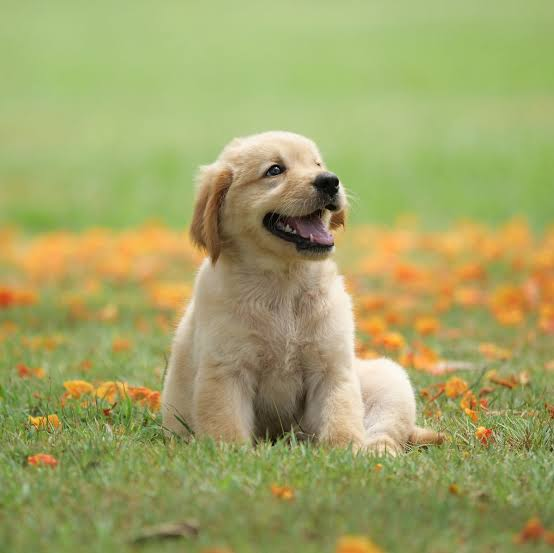
#> input picture dog.jpg, 554 x 553 px
$ jupyter execute 'OpenCV Basics.ipynb'   (shell and % lines are left out)
#> lines starting #> are read from the running program, lines starting #| are printed output that depends on the picture
[cell 1]
import cv2
import matplotlib.pyplot as plt

[cell 2]
# Read Images
img = cv2.imread("dog.jpg")
#> img is the input picture: shape (553, 554, 3); mean B, G, R 102.5, 164.3, 162
print(img.shape)
#| (553, 554, 3)

newImg = cv2.cvtColor(img, cv2.COLOR_BGR2RGB)

[cell 3]
print(img[0][0])
#| [123 188 166]
print(newImg[0][0])
#| [166 188 123]

[cell 4]
#Show this image
plt.imshow(img)
plt.show()

Whenever we try to read image using open cv using imread it assumes BGR but in the original is RGB

[cell 5]
plt.imshow(newImg)
plt.axis('off')
plt.show()

[cell 6]
#Object Detection (Haarcascascades Classifier)
facesImg = cv2.imread('kidsimg.jpg')
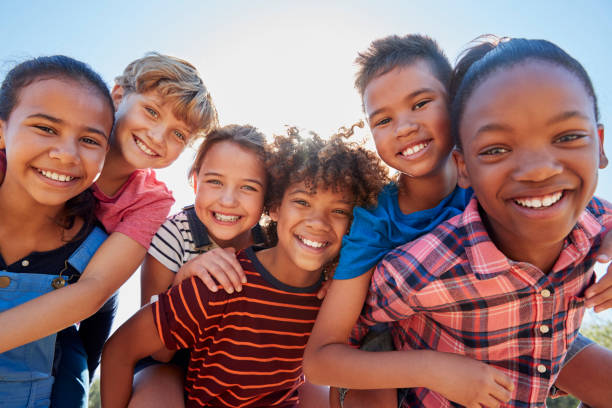
#> input picture kidsimg.jpg, 612 x 408 px
#> facesImg is the input picture: shape (408, 612, 3); mean B, G, R 114.2, 114.1, 149.6
facesImg = cv2.cvtColor(facesImg, cv2.COLOR_BGR2RGB)
plt.imshow(facesImg)
plt.axis('off')
plt.show()

[cell 7]
model = cv2.CascadeClassifier('haarcascade_frontalface_alt.xml')

[cell 8]
faces = model.detectMultiScale(facesImg,1.3,1)
#> faces = [[188, 153, 83, 83], [12, 90, 114, 114]]

[cell 9]
faces.shape
#> Out = (2, 4)

[cell 10]
for f in faces:
    x,y,w,h = f
    cv2.rectangle(facesImg,(x,y),(x+w,y+h),(0,255,0),2)
#> this loop made 2 passes
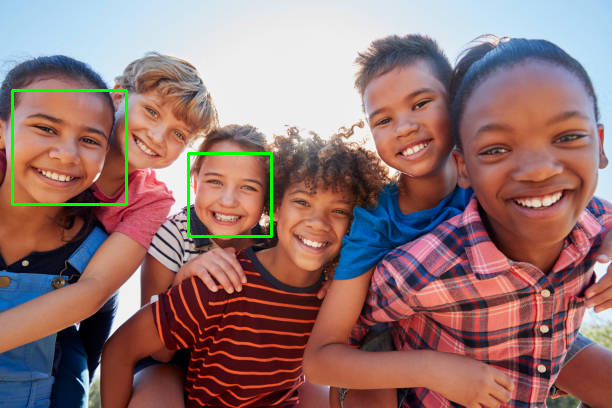
#> facesImg: shape (408, 612, 3); mean R, G, B 148.2, 115.5, 113.2

plt.imshow(facesImg)
plt.show()
